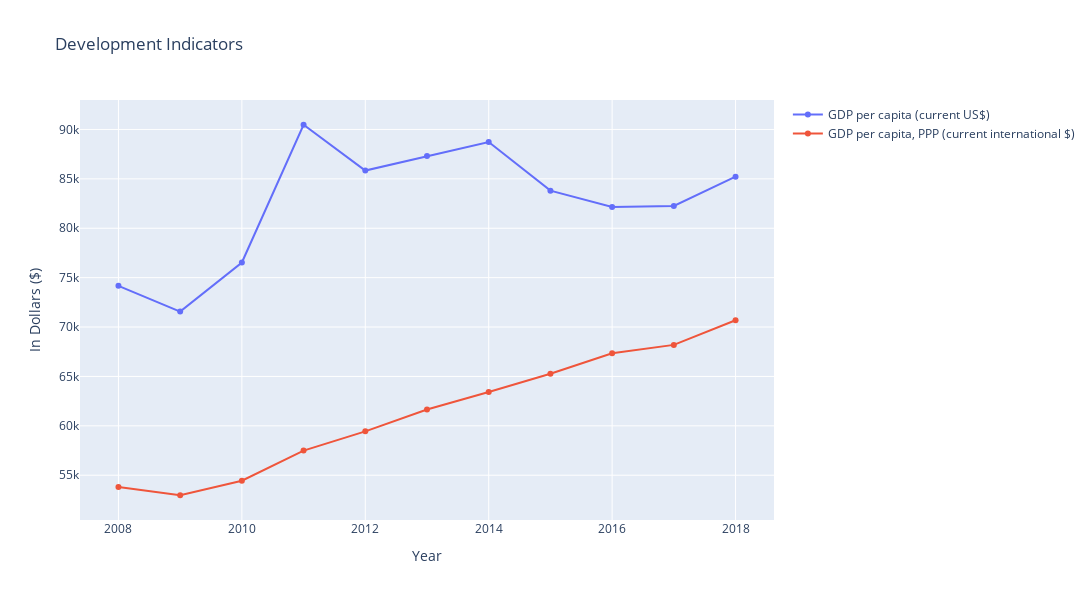

Notebook code for this chart:
### Code cell
fig = go.Figure()
percent_variables=['GDP per capita (current US$)','GDP per capita, PPP (current international $)'
           ]
for var in percent_variables:
    fig.add_trace(go.Scatter(x=df_swi['Year'], y=df_swi[var],
                name=var))
    
# Edit the layout
fig.update_traces(hoverinfo='all', mode='lines+markers')
fig.update_layout(title='Development Indicators',
               xaxis_title='Year',
               yaxis_title='In Dollars ($)',
                 autosize=False,
                width=1200,
                height=600
                 )

### Figure 1 — Plotly figure (JSON) as saved in the notebook; plotly's stock layout.template omitted (floating-point values rounded to 4 significant figures)
{"data": [{"hoverinfo": "all", "mode": "lines+markers", "name": "GDP per capita (current US$)", "type": "scatter", "x": [2008, 2009, 2010, 2011, 2012, 2013, 2014, 2015, 2016, 2017, 2018], "y": [74180.0, 71570.0, 76530.0, 90480.0, 85840.0, 87300.0, 88720.0, 83810.0, 82150.0, 82250.0, 85220.0]}, {"hoverinfo": "all", "mode": "lines+markers", "name": "GDP per capita, PPP (current international $)", "type": "scatter", "x": [2008, 2009, 2010, 2011, 2012, 2013, 2014, 2015, 2016, 2017, 2018], "y": [53810.0, 52970.0, 54440.0, 57490.0, 59440.0, 61660.0, 63420.0, 65270.0, 67350.0, 68190.0, 70690.0]}], "layout": {"autosize": false, "height": 600, "title": {"text": "Development Indicators"}, "width": 1200, "xaxis": {"autorange": true, "range": [2007.0, 2019.0], "title": {"text": "Year"}, "type": "linear"}, "yaxis": {"autorange": true, "range": [50470.0, 92980.0], "title": {"text": "In Dollars ($)"}, "type": "linear"}}}
